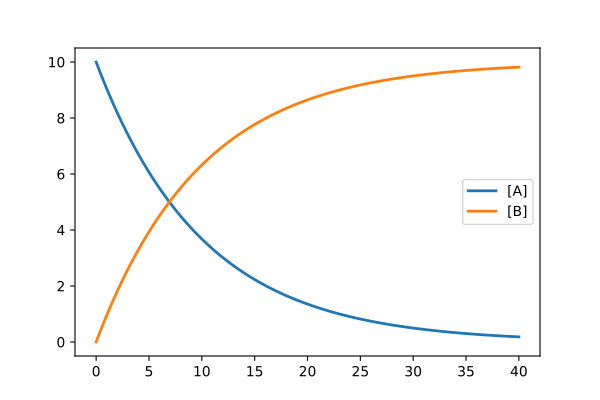

Reproduce this figure in Python.
import tellurium as te
r = te.loada ('''A -> B; k1*A; k1=0.1; A = 10''')
m = r.simulate (0, 40, 100)
r.plot()
